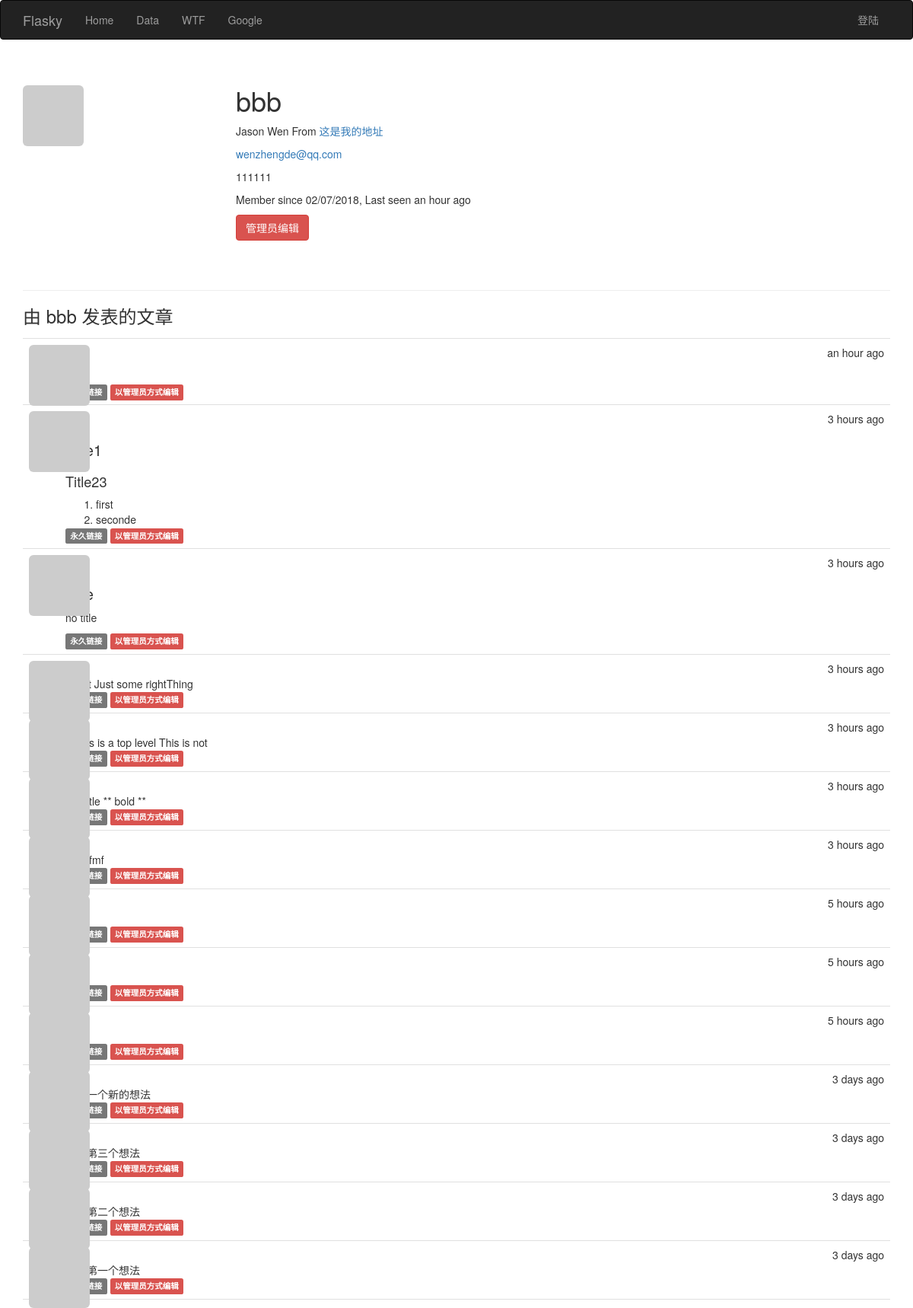
/user/bbb, run on an earlier commit of the app's database.
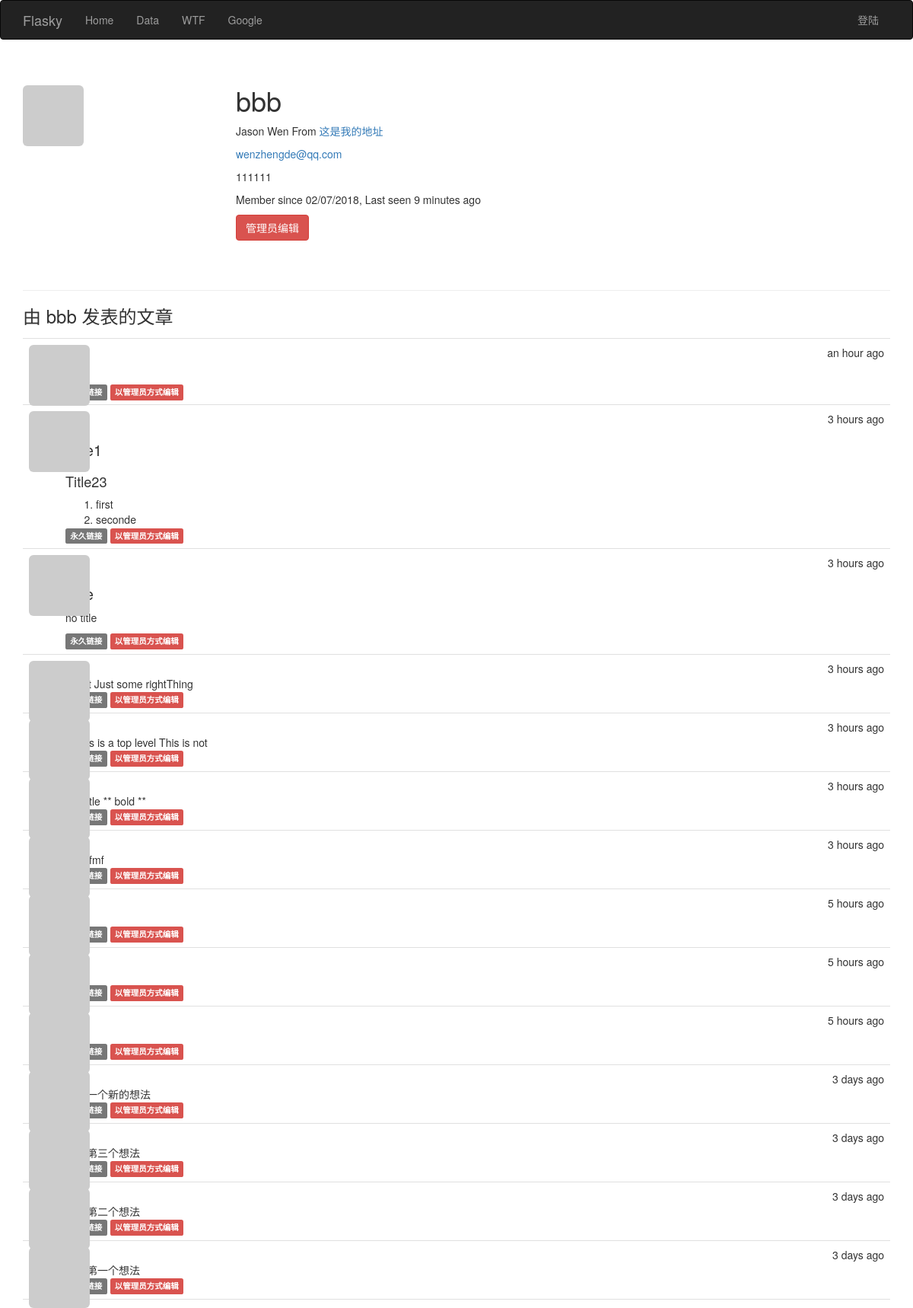
And on a later commit of the database.
### app/models.py (models this page shows, shortened)
class User(UserMixin,db.Model):
    __tablename__ = 'users'
    id = db.Column(db.Integer, primary_key=True)
    email = db.Column(db.String(64),unique=True,index=True)
    username = db.Column(db.String(64), unique=True, index=True)
    password_hash = db.Column(db.String(128))
    role_id = db.Column(db.Integer, db.ForeignKey('roles.id'))
    confirmed = db.Column(db.Boolean,default=False)
    name = db.Column(db.String(64))
    location = db.Column(db.String(64))
    about_me = db.Column(db.Text())
    member_since = db.Column(db.DateTime(),default=datetime.utcnow)
    last_seen = db.Column(db.DateTime(),default=datetime.utcnow)
    avatar_hash = db.Column(db.String(32))
    posts = db.relationship('Post',backref='author',lazy='dynamic')
    @property
    def password(self):
        raise AttributeError('password is not a readable attribute')
    def gravatar(self,size=100,default='identicon',rating='g'):
        if request.is_secure:
            url = 'https://secure.gravatar.com/avatar'
        else:
            url = 'http://www.gravatar.com/avatar'
        hash = self.avatar_hash
        return '{url}/{hash}?s={size}&d={default}&r={rating}'.format(url=url,hash=hash,size=size,default=default,rating=rating)

class Post(db.Model):
    __tablename__ = 'posts'
    id = db.Column(db.Integer,primary_key=True)
    body = db.Column(db.Text)
    timestamp = db.Column(db.DateTime,index=True,default=datetime.utcnow)
    author_id = db.Column(db.Integer,db.ForeignKey('users.id'))
    body_html = db.Column(db.Text)

### app/main/views.py (the view)
@main.route('/user/<username>')
def user(username):
    user = User.query.filter_by(username = username).first()
    if user is None:
        abort(404)
    posts = user.posts.order_by(Post.timestamp.desc()).all()
    return render_template('user.html',user=user,posts=posts)

### app/auth/views.py (called while the page is built)
@auth.before_app_request
def before_request():
    if current_user.is_authenticated:
        current_user.ping()
        if not current_user.confirmed and request.endpoint[:5] !='auth.':
            return  redirect(url_for('auth.unconfirmed'))

### app/main/__init__.py (called while the page is built)
@main.app_context_processor
def inject_permissions():
    return dict(Permission=Permission)

### app/templates/user.html (shortened to what this page needs)
{% extends "base.html" %}
{% block page_content %}
<div class="page-header">
    <img class="img-rounded profile-thumbnail" src="{{ user.gravatar(size=256) }}">
    <div class="profile-header">
        <h1>{{ user.username }}</h1>
        {% if user.name or user.location %}
        <p>
        {% if user.name %}
            {{ user.name }}
        {% endif %}
        {% if user.location %}
            From <a href="http://maps.google.com/?q={{ user.location }}">{{ user.location }}</a>
        {% endif %}
        </p>
    {% endif %}
    {% if current_user.is_administrator %}
    <p><a href="mailto:{{ user.email }}">{{ user.email }}</a> </p>
    {% endif %}
    {% if user.about_me %}<p>{{ user.about_me }}</p>
    {% endif %}
    <p>
        Member since {{ moment(user.member_since).format('L') }},
        Last seen {{ moment(user.last_seen).fromNow() }}
    </p>
    <p>
    {% if current_user.is_administrator %}
        <a class="btn btn-danger"
           href="{{ url_for('.edit_profile_admin',id=user.id) }}">
        管理员编辑
        </a>
    {% endif %}
    </p>
    </div>
</div>
    <h3>由 {{ user.username }} 发表的文章</h3>
    {% include '_posts.html' %}
{% endblock %}

### app/templates/base.html (shortened to what this page needs)
{% extends "bootstrap/base.html" %}
{% block head %}
{{ super() }}
    <link rel="stylesheet" type="text/css" href="{{ url_for('static', filename='styles.css') }}">
{% endblock %}
{% block navbar %}
<div class="navbar navbar-inverse" role="navigation">
    <div class="container">
        <div class="navbar-header">
            <a class="navbar-brand" href="/">Flasky</a>
        </div>
        <div class="navbar-collapse collapse">
            <ul class="nav navbar-nav">
                <li><a href="/">Home</a></li>
                <li><a href="/data">Data</a></li>
                <li><a href="/wtf">WTF</a></li>
                <li><a href="/redirect">Google</a></li>
            </ul>
            <ul class="nav navbar-nav navbar-right">
                {% if current_user.is_authenticated %}
                    <li class="dropdown">
                        <a href="#" class="dropdown-toggle" data-toggle="dropdown">{{ current_user.email }} <b class="caret"></b></a>
                        <ul class="dropdown-menu">
                            <li><a href="{{ url_for('main.user',username=current_user.username) }}">账号详情</a> </li>
                            <li><a href="{{ url_for('auth.change_password') }}">修改密码</a></li>
                            <li><a href="{{ url_for('auth.change_email_request') }}">修改Email地址</a></li>
                            <li><a href="{{ url_for('auth.logout') }}">退出</a></li>
                        </ul>
                    </li>
                {% else %}
                    <li><a href="{{ url_for('auth.login') }}">登陆</a></li>
                {% endif %}
        </div>
    </div>
</div>
{% endblock %}
{% block content %}
<div class="container">
    {% block page_content %}{% endblock %}
</div>
{% endblock %}

### app/templates/_posts.html
<ul class="posts">
    {% for post in posts %}
    <li class="post">
        <div class="post-thumbnail">
            <a href="{{ url_for('.user', username=post.author.username) }}">
                <img class="img-rounded profile-thumbnail" src="{{ post.author.gravatar(size=40) }}">
            </a>
        </div>
        <div class="post-content">
            <div class="post-date">{{ moment(post.timestamp).fromNow() }}</div>
            <div class="post-author"><a href="{{ url_for('.user', username=post.author.username) }}">{{ post.author.username }}</a></div>
            <div class="post-body">
                {% if post.body_html %}
                    {{ post.body_html | safe }}
                {% else %}
                    {{ post.body }}
                {% endif %}
            </div>
            <div class="post-footer">
                <a href="{{ url_for('.post',id=post.id) }}">
                    <span class="label label-default">永久链接</span>
                    {% if current_user == post.author %}
                    <a href="{{ url_for('.edit',id=post.id) }}">
                        <span class="label label-primary">编辑</span>
                    </a>
                    {% elif current_user.is_administrator %}
                    <a href="{{ url_for('.edit',id=post.id) }}">
                        <span class="label label-danger">以管理员方式编辑</span>
                    </a>
                    {% endif %}
                </a>
            </div>
        </div>
    </li>
    {% endfor %}
</ul>

### app/static/styles.css (style rules this page uses)
.profile-thumbnail { position: absolute; }
.profile-header { min-height: 260px; margin-left: 280px; }
ul.posts { list-style-type: none; padding: 0px; margin: 16px 0px 0px 0px; border-top: 1px solid #e0e0e0; }
ul.posts li.post { padding: 8px; border-bottom: 1px solid #e0e0e0; }
div.post-date { float: right; }
div.post-author { font-weight: bold; }
div.post-thumbnail { position: absolute; }
div.post-content { margin-left: 48px; min-height: 48px; }
.post-body h1 { font-size: 140%; }
.post-body h2 { font-size: 130%; }

What changed in the data, as far as the page shows it:
changed User "bbb": last_seen "an hour ago" → "9 minutes ago"
